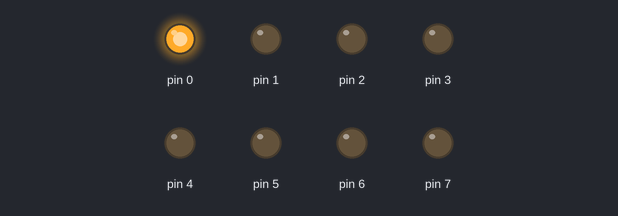
This sketch was run on a simulated Arduino Uno, built with avr-gcc and run on an emulated ATmega328P. Shown: output pins drawn as LEDs (lit = HIGH).

Above: at 0.05 s.
At 0.95 s:
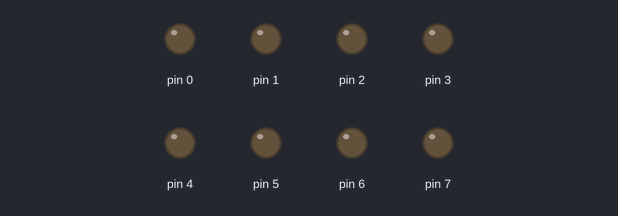
At 1.85 s:
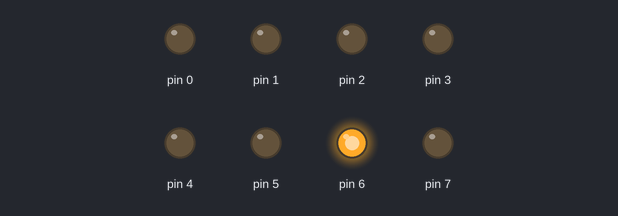
At 3.65 s:
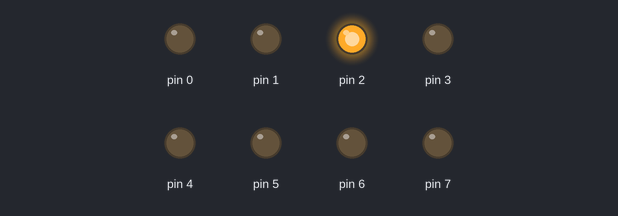
At 5.25 s:
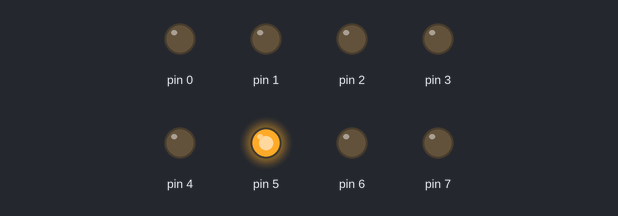
At 7.25 s:
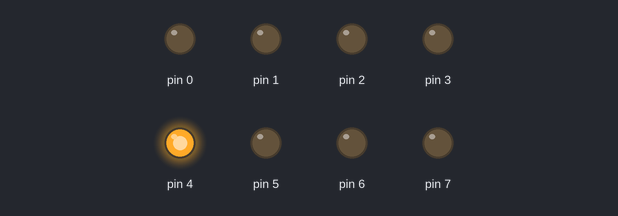
Timing chart, 0 to 7.5 s (numbered marks = the images above):
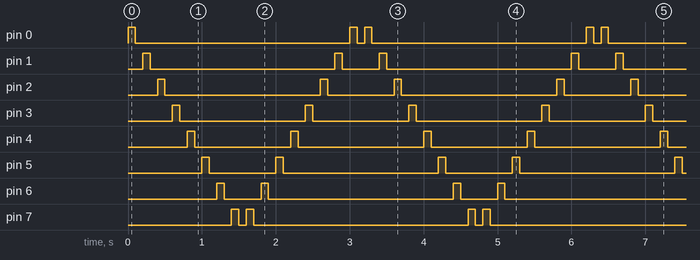

The sketch:

ArduinoBlink1to7.ino
```cpp
void setup() {

  pinMode(0, OUTPUT);
  pinMode(1, OUTPUT);
  pinMode(2, OUTPUT);
  pinMode(3, OUTPUT);
  pinMode(4, OUTPUT);
  pinMode(5, OUTPUT);
  pinMode(6, OUTPUT);
  pinMode(7, OUTPUT);

}


void loop() {
  digitalWrite(0, HIGH);
  delay(100);
  digitalWrite(0 , LOW);
  delay(100);
  digitalWrite(1, HIGH);
  delay(100);
  digitalWrite(1 , LOW);
  delay(100);
  digitalWrite(2, HIGH);
  delay(100);
  digitalWrite(2 , LOW);
  delay(100);
  digitalWrite(3, HIGH);
  delay(100);
  digitalWrite(3 , LOW);
  delay(100);
  digitalWrite(4, HIGH);
  delay(100);
  digitalWrite(4 , LOW);
  delay(100);
  digitalWrite(5, HIGH);
  delay(100);
  digitalWrite(5 , LOW);
  delay(100);
  digitalWrite(6, HIGH);
  delay(100);
  digitalWrite(6 , LOW);
  delay(100);
  digitalWrite(7, HIGH);
  delay(100);
  digitalWrite(7 , LOW);
  delay(100);
  digitalWrite(7, HIGH);
  delay(100);
  digitalWrite(7 , LOW);
  delay(100);
  digitalWrite(6, HIGH);
  delay(100);
  digitalWrite(6 , LOW);
  delay(100);
  digitalWrite(5, HIGH);
  delay(100);
  digitalWrite(5 , LOW);
  delay(100);
  digitalWrite(4, HIGH);
  delay(100);
  digitalWrite(4 , LOW);
  delay(100);
  digitalWrite(3, HIGH);
  delay(100);
  digitalWrite(3 , LOW);
  delay(100);
  digitalWrite(2, HIGH);
  delay(100);
  digitalWrite(2 , LOW);
  delay(100);
  digitalWrite(1, HIGH);
  delay(100);
  digitalWrite(1 , LOW);
  delay(100);
  digitalWrite(0, HIGH);
  delay(100);
  digitalWrite(0 , LOW);
  delay(100);
}
```

Measured:
- by itself, pin 0: repeats every 3.2 s: LOW 2.9 s, HIGH 0.10 s, LOW 0.10 s, HIGH 0.10 s
- by itself, pin 1: repeats every 3.2 s: LOW 2.5 s, HIGH 0.10 s, LOW 0.50 s, HIGH 0.10 s
- by itself, pin 2: repeats every 3.2 s: LOW 2.1 s, HIGH 0.10 s, LOW 0.90 s, HIGH 0.10 s
- by itself, pin 3: repeats every 3.2 s: LOW 1.7 s, HIGH 0.10 s, LOW 1.3 s, HIGH 0.10 s
- by itself, pin 4: repeats every 3.2 s: LOW 1.3 s, HIGH 0.10 s, LOW 1.7 s, HIGH 0.10 s
- by itself, pin 5: repeats every 3.2 s: LOW 0.90 s, HIGH 0.10 s, LOW 2.1 s, HIGH 0.10 s
- by itself, pin 6: repeats every 3.2 s: LOW 0.50 s, HIGH 0.10 s, LOW 2.5 s, HIGH 0.10 s
- by itself, pin 7: repeats every 3.2 s: LOW 0.10 s, HIGH 0.10 s, LOW 2.9 s, HIGH 0.10 s
